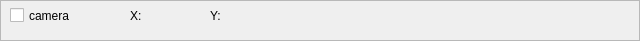
   <widget class="QFrame" name="frame_39">
    <property name="geometry">
     <rect>
      <x>310</x>
      <y>480</y>
      <width>640</width>
      <height>41</height>
     </rect>
    </property>
    <property name="frameShape">
     <enum>QFrame::StyledPanel</enum>
    </property>
    <property name="frameShadow">
     <enum>QFrame::Raised</enum>
    </property>
    <widget class="QLabel" name="label">
     <property name="geometry">
      <rect>
       <x>130</x>
       <y>0</y>
       <width>21</width>
       <height>31</height>
      </rect>
     </property>
     <property name="text">
      <string>X:</string>
     </property>
    </widget>
    <widget class="QLabel" name="mouse_X">
     <property name="geometry">
      <rect>
       <x>160</x>
       <y>0</y>
       <width>31</width>
       <height>31</height>
      </rect>
     </property>
     <property name="text">
      <string/>
     </property>
    </widget>
    <widget class="QLabel" name="mouse_Y">
     <property name="geometry">
      <rect>
       <x>250</x>
       <y>0</y>
       <width>31</width>
       <height>31</height>
      </rect>
     </property>
     <property name="text">
      <string/>
     </property>
    </widget>
    <widget class="QLabel" name="label_2">
     <property name="geometry">
      <rect>
       <x>210</x>
       <y>0</y>
       <width>16</width>
       <height>31</height>
      </rect>
     </property>
     <property name="text">
      <string>Y:</string>
     </property>
    </widget>
    <widget class="QCheckBox" name="check_cam">
     <property name="geometry">
      <rect>
       <x>10</x>
       <y>0</y>
       <width>91</width>
       <height>31</height>
      </rect>
     </property>
     <property name="text">
      <string>camera</string>
     </property>
    </widget>
   </widget>
